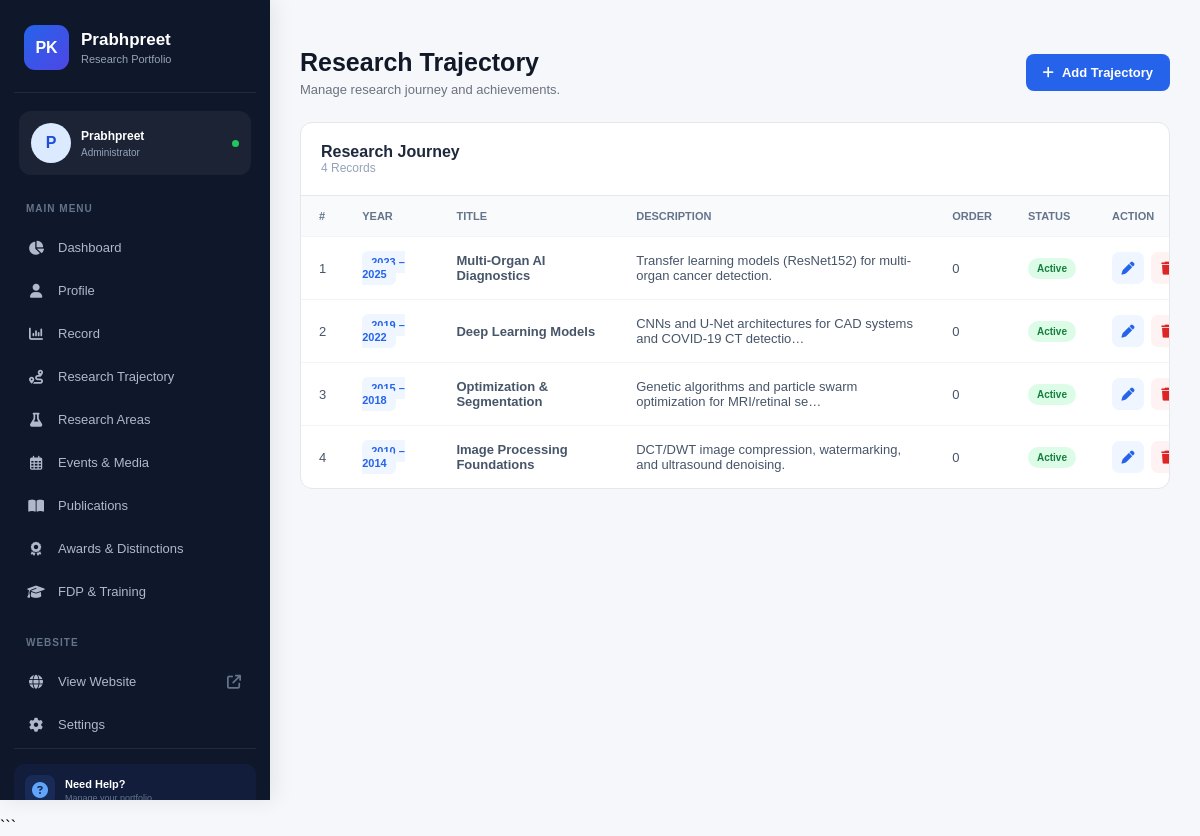
The page /research-trajectory/ on the database its author committed.
### myapp/models.py (models this page shows, shortened)
class ResearchTrajectory(models.Model):
    year = models.CharField(max_length=100)
    title = models.CharField(max_length=300)
    description = models.TextField()
    order = models.PositiveIntegerField(default=0)
    is_active = models.BooleanField(default=True)
    class Meta:
        ordering = ['order']

### myapp/views.py (the view)
# urls.py: path('research-trajectory/', views.research_trajectory, name='research_trajectory'),
def research_trajectory(request):
    trajectories = ResearchTrajectory.objects.all()
    return render(request, 'research_trajectory.html', {'trajectories': trajectories})

### templates/research_trajectory.html (shortened to what this page needs)
{% extends 'sidebar.html' %}
{% block content %}
<div class="page-header">
    <div>
        <h1>Research Trajectory</h1>
        <p>Manage research journey and achievements.</p>
    </div>
    <a href="{% url 'add_research_trajectory' %}" class="add-btn"><i class="fa-solid fa-plus"></i> Add Trajectory</a>
</div>
<div class="table-card">
    <div class="table-top">
        <h3>Research Journey</h3>
        <span>{{ trajectories|length }} Records</span>
    </div>
    <div class="table-responsive">
        <table>
            <thead>
                <tr>
                    <th>#</th>
                    <th>Year</th>
                    <th>Title</th>
                    <th>Description</th>
                    <th>Order</th>
                    <th>Status</th>
                    <th>Action</th>
                </tr>
            </thead>
            <tbody>
                {% for trajectory in trajectories %}
                <tr>
                    <td>{{ forloop.counter }}</td>
                    <td><span class="year">{{ trajectory.year }}</span></td>
                    <td><strong>{{ trajectory.title }}</strong></td>
                    <td>{{ trajectory.description|truncatechars:70 }}</td>
                    <td>{{ trajectory.order }}</td>
                    <td>
                        {% if trajectory.is_active %}
                        <span class="status active">Active</span>
                        {% else %}
                        <span class="status inactive">Inactive</span>
                        {% endif %}
                    </td>
                    <td>
                        <div class="actions">
                            <a href="{% url 'edit_research_trajectory' trajectory.id %}" class="edit"><i class="fa-solid fa-pen"></i></a>
                            <a href="{% url 'delete_research_trajectory' trajectory.id %}" class="delete"><i class="fa-solid fa-trash"></i></a>
                        </div>
                    </td>
                </tr>
                {% empty %}
                <tr><td colspan="7" class="empty">No research trajectory found. <a href="{% url 'add_research_trajectory' %}">Add Trajectory</a></td></tr>
                {% endfor %}
            </tbody>
        </table>
    </div>
</div>
{% endblock %}

### templates/sidebar.html (style rules this page uses)
* { margin:0;padding:0;box-sizing:border-box }
body { font-family:Arial,sans-serif;background:#f5f7fb }

### templates/research_trajectory.html (style rules this page uses)
.page-header { display:flex;align-items:center;justify-content:space-between;margin-bottom:25px }
.page-header h1 { font-size:25px;color:#111827 }
.page-header p { font-size:13px;color:#6b7280;margin-top:5px }
.add-btn { display:inline-flex;align-items:center;gap:8px;background:#2563eb;color:#fff;padding:11px 17px;border-radius:8px;text-decoration:none;font-size:13px;font-weight:600 }
.table-card { background:#fff;border:1px solid #e5e7eb;border-radius:12px;overflow:hidden }
.table-top { padding:20px;border-bottom:1px solid #e5e7eb }
.table-top h3 { font-size:16px;color:#1e293b }
.table-top span { font-size:12px;color:#94a3b8 }
.table-responsive { overflow-x:auto }
table { width:100%;min-width:900px;border-collapse:collapse }
th { padding:14px 18px;background:#f8fafc;color:#64748b;text-align:left;font-size:11px;text-transform:uppercase }
td { padding:15px 18px;border-top:1px solid #f1f5f9;color:#475569;font-size:13px }
.year { background:#eff6ff;color:#2563eb;padding:5px 9px;border-radius:6px;font-size:11px;font-weight:600 }
.status { padding:5px 9px;border-radius:20px;font-size:10px;font-weight:600 }
.active { background:#dcfce7;color:#15803d }
.actions { display:flex;gap:7px }
.actions a { width:32px;height:32px;display:flex;align-items:center;justify-content:center;border-radius:7px;text-decoration:none }
.edit { background:#eff6ff;color:#2563eb }
.delete { background:#fef2f2;color:#dc2626 }

### rows shown on the page
ResearchTrajectory: year "2023 – 2025", title "Multi-Organ AI Diagnostics", description "Transfer learning models (ResNet152) for multi-organ cancer detection.", order "0", is_active "Active"
ResearchTrajectory: year "2019 – 2022", title "Deep Learning Models", description "CNNs and U-Net architectures for CAD systems and COVID-19 CT detectio…", order "0", is_active "Active"
ResearchTrajectory: year "2015 – 2018", title "Optimization & Segmentation", description "Genetic algorithms and particle swarm optimization for MRI/retinal se…", order "0", is_active "Active"
ResearchTrajectory: year "2010 – 2014", title "Image Processing Foundations", description "DCT/DWT image compression, watermarking, and ultrasound denoising.", order "0", is_active "Active"

### other values the page prints
{{ trajectories|length }} "4"
